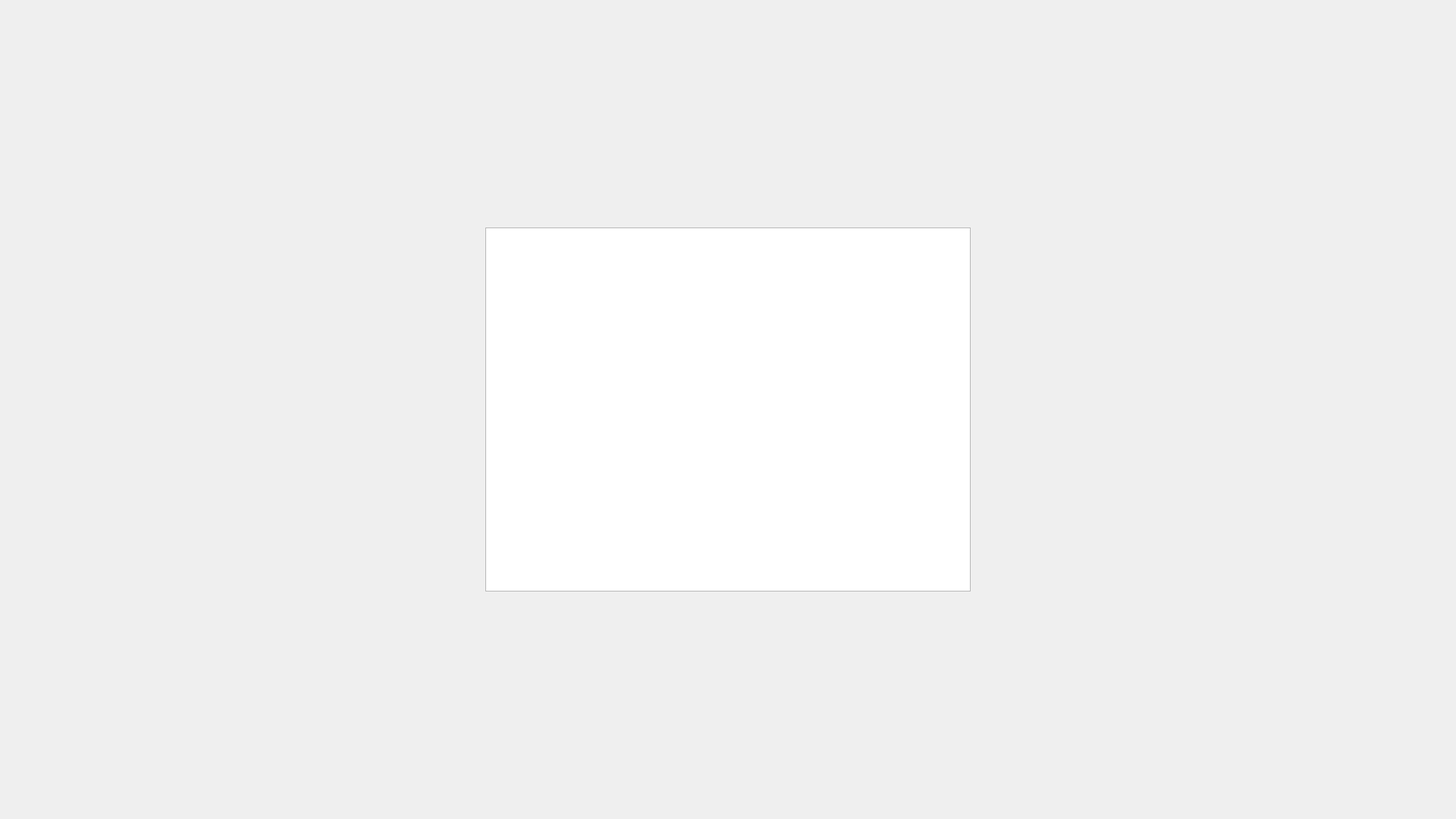
<?xml version="1.0" encoding="UTF-8"?>
<ui version="4.0">
 <class>ShutDownWindow</class>
 <widget class="QDialog" name="ShutDownWindow">
  <property name="geometry">
   <rect>
    <x>0</x>
    <y>0</y>
    <width>1920</width>
    <height>1080</height>
   </rect>
  </property>
  <property name="windowTitle">
   <string>Title</string>
  </property>
  <widget class="QGraphicsView" name="gv_shutdown">
   <property name="geometry">
    <rect>
     <x>640</x>
     <y>300</y>
     <width>640</width>
     <height>480</height>
    </rect>
   </property>
  </widget>
 </widget>
 <resources/>
 <connections/>
</ui>
